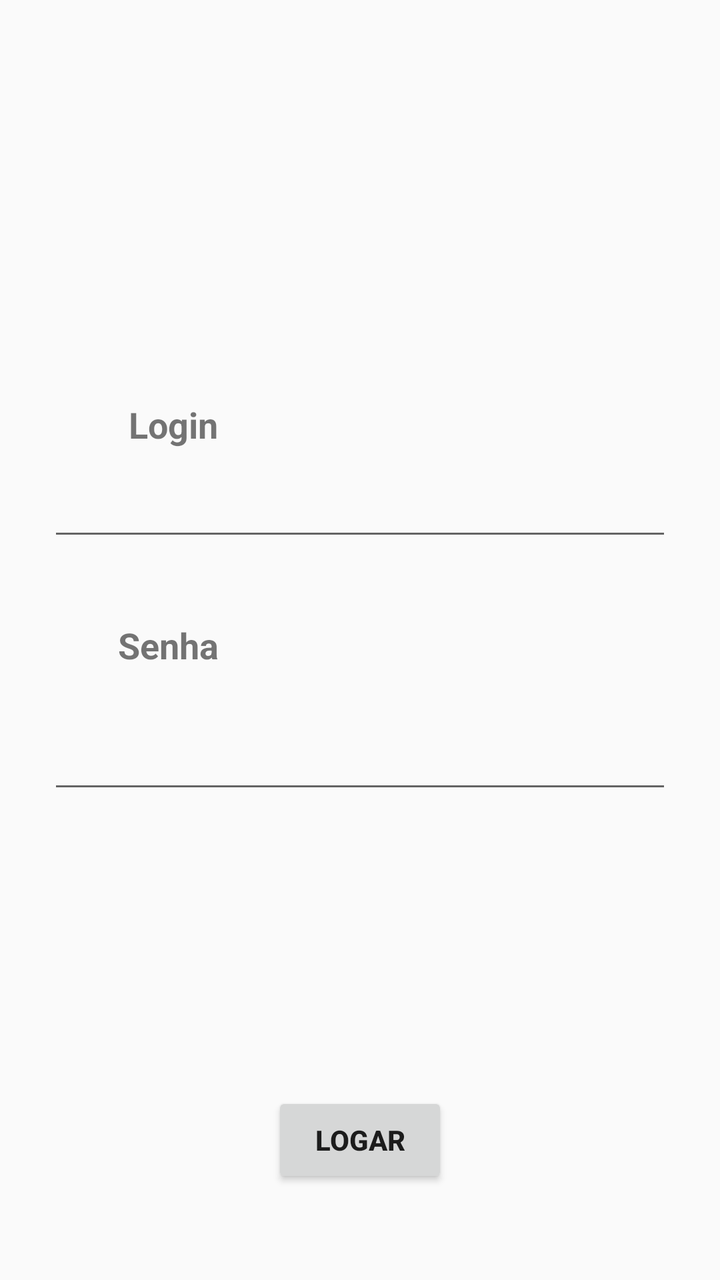
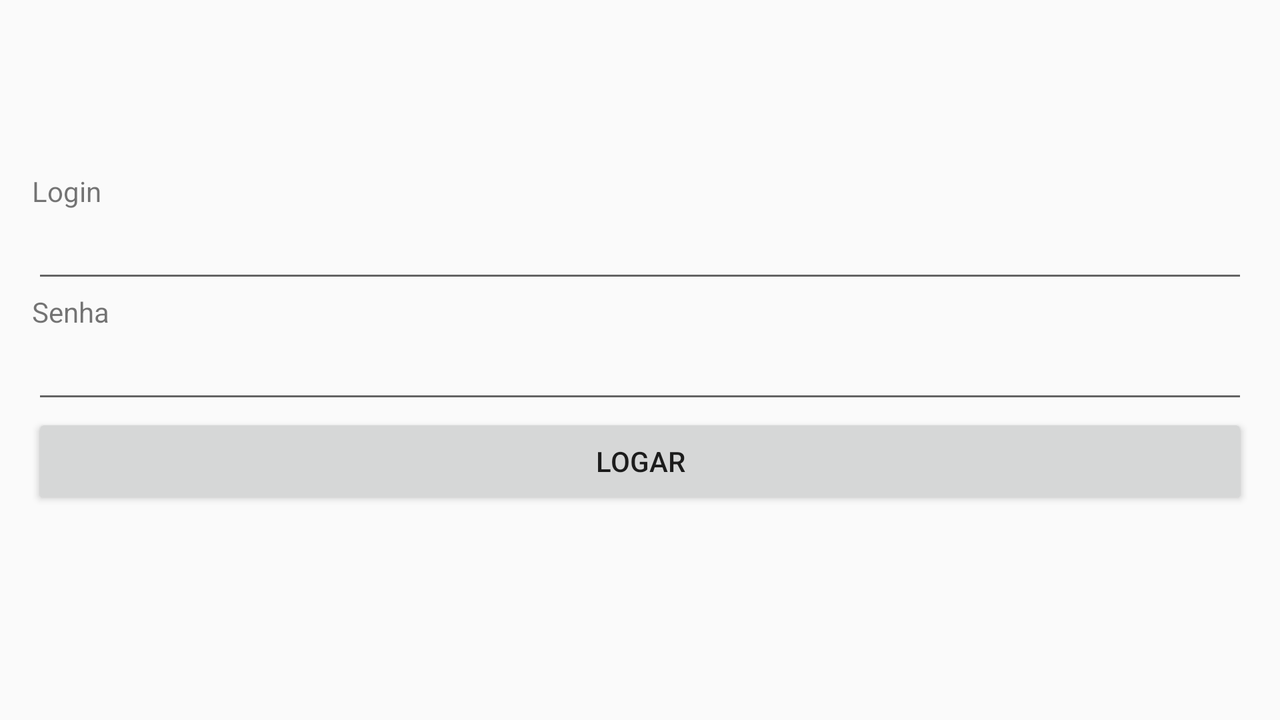

The same Android screen from two of the app's own layout files: first res/layout/ as a phone draws it, then the author's variant for another configuration, drawn on a device whose configuration selects that folder. Both files follow.
<!-- AndroidManifest.xml: activity theme AppTheme.NoActionBar -->
<!-- res/layout/activity_login.xml -->
<ScrollView xmlns:android="http://schemas.android.com/apk/res/android"
    xmlns:app="http://schemas.android.com/apk/res-auto"
    xmlns:tools="http://schemas.android.com/tools"
    android:layout_width="match_parent"
    android:layout_height="match_parent"
    android:fillViewport="true">

    <android.support.constraint.ConstraintLayout
        android:layout_width="match_parent"
        android:layout_height="match_parent"
        android:orientation="vertical"
        android:paddingBottom="@dimen/activity_vertical_margin"
        android:paddingLeft="@dimen/activity_horizontal_margin"
        android:paddingRight="@dimen/activity_horizontal_margin"
        android:paddingTop="@dimen/activity_vertical_margin"
        tools:context="com.example.testeeclipse.LoginActivity">

        <ImageView
            android:id="@+id/imageView"
            android:layout_width="250dp"
            android:layout_height="150dp"
            android:layout_gravity="center"
            android:src="@mipmap/devmedialogo"
            android:layout_marginRight="8dp"
            app:layout_constraintRight_toRightOf="parent"
            android:layout_marginLeft="8dp"
            app:layout_constraintLeft_toLeftOf="parent"
            app:layout_constraintTop_toTopOf="parent"
            android:layout_marginStart="8dp"
            android:layout_marginEnd="8dp" />

        <Button
            android:id="@+id/btnLogar"
            android:layout_width="88dp"
            android:layout_height="48dp"
            android:layout_marginEnd="8dp"
            android:layout_marginLeft="8dp"
            android:layout_marginRight="8dp"
            android:layout_marginStart="8dp"
            android:layout_marginTop="8dp"
            android:text="@string/btn_logar"
            android:textStyle="bold"
            app:layout_constraintBottom_toBottomOf="parent"
            app:layout_constraintLeft_toLeftOf="parent"
            app:layout_constraintRight_toRightOf="parent"
            app:layout_constraintTop_toBottomOf="@+id/editText2"
            app:layout_constraintVertical_bias="0.82"
            tools:layout_constraintTop_creator="1" />

        <EditText
            android:id="@+id/editText"
            android:layout_width="0dp"
            android:layout_height="wrap_content"
            android:layout_marginLeft="8dp"
            android:layout_marginRight="8dp"
            android:layout_marginTop="68dp"
            android:ems="10"
            android:fontFamily="sans-serif"
            android:gravity="center"
            android:inputType="textPersonName"
            android:lineSpacingExtra="8sp"
            android:textColor="@android:color/background_dark"
            android:textSize="18sp"
            android:textColorHint="@color/hintColor"
            android:typeface="normal"
            app:layout_constraintHorizontal_bias="0.25"
            app:layout_constraintLeft_toLeftOf="parent"
            app:layout_constraintRight_toRightOf="parent"
            app:layout_constraintTop_toBottomOf="@+id/imageView"
            android:layout_marginStart="8dp"
            android:layout_marginEnd="8dp" />

        <EditText
            android:id="@+id/editText2"
            android:layout_width="0dp"
            android:layout_height="wrap_content"
            android:layout_marginLeft="8dp"
            android:layout_marginRight="8dp"
            android:layout_marginTop="85dp"
            android:ems="10"
            android:fontFamily="sans-serif"
            android:textColorHint="@color/hintColor"
            android:gravity="center"

            android:inputType="textPassword"
            android:lineSpacingExtra="8sp"
            android:textColor="@android:color/background_dark"
            android:textSize="18sp"
            android:typeface="normal"
            app:layout_constraintLeft_toLeftOf="parent"
            app:layout_constraintRight_toRightOf="parent"
            app:layout_constraintTop_toBottomOf="@+id/editText"
            android:layout_marginStart="8dp"
            android:layout_marginEnd="8dp" />

        <TextView
            android:id="@+id/textView3"
            android:layout_width="wrap_content"
            android:layout_height="wrap_content"
            android:text="Login"
            android:textSize="18sp"
            android:textStyle="bold"
            android:typeface="normal"
            android:layout_marginLeft="8dp"
            app:layout_constraintLeft_toLeftOf="parent"
            android:layout_marginRight="8dp"
            app:layout_constraintRight_toRightOf="parent"
            android:layout_marginTop="34dp"
            app:layout_constraintTop_toBottomOf="@+id/imageView"
            app:layout_constraintHorizontal_bias="0.151"
            android:layout_marginStart="8dp"
            android:layout_marginEnd="8dp" />

        <TextView
            android:id="@+id/textView4"
            android:layout_width="wrap_content"
            android:layout_height="wrap_content"
            android:text="Senha"
            android:textSize="18sp"
            android:textStyle="bold"
            android:layout_marginTop="35dp"
            app:layout_constraintTop_toBottomOf="@+id/editText"
            android:layout_marginLeft="16dp"
            app:layout_constraintLeft_toLeftOf="parent"
            android:layout_marginRight="8dp"
            app:layout_constraintRight_toRightOf="parent"
            app:layout_constraintHorizontal_bias="0.106"
            android:layout_marginStart="16dp"
            android:layout_marginEnd="8dp" />

    </android.support.constraint.ConstraintLayout>

</ScrollView>
<!-- resources referenced by this layout -->
<resources>
  <color name="hintColor">#1a1a1a</color>
  <dimen name="activity_horizontal_margin">16dp</dimen>
  <dimen name="activity_vertical_margin">16dp</dimen>
  <string name="btn_logar">Logar</string>
  <style name="AppTheme.NoActionBar">
          <item name="windowActionBar">false</item>
          <item name="windowNoTitle">true</item>
      </style>
</resources>
<!-- res/layout-land/activity_login.xml (the author's variant of the layout above) -->
<!-- drawn on the phone turned sideways -->
<ScrollView xmlns:android="http://schemas.android.com/apk/res/android"
    xmlns:tools="http://schemas.android.com/tools"
    android:layout_width="match_parent"
    android:layout_height="match_parent">

    <LinearLayout
        android:layout_width="match_parent"
        android:layout_height="match_parent"
        android:orientation="vertical"
        android:paddingBottom="@dimen/activity_vertical_margin"
        android:paddingLeft="@dimen/activity_horizontal_margin"
        android:paddingRight="@dimen/activity_horizontal_margin"
        android:paddingTop="@dimen/activity_vertical_margin"
        tools:context="com.example.testeeclipse.LoginActivity">

        <ImageView
            android:layout_width="150dip"
            android:layout_height="70dip"
            android:layout_gravity="center"
            android:src="@mipmap/devmedialogo" />

        <TextView
            android:layout_width="wrap_content"
            android:layout_height="wrap_content"
            android:text="@string/lbl_login" />

        <EditText
            android:id="@+id/edtLogin"
            android:layout_width="match_parent"
            android:layout_height="wrap_content"
            android:inputType="text" />

        <TextView
            android:layout_width="wrap_content"
            android:layout_height="wrap_content"
            android:text="@string/lbl_senha" />

        <EditText
            android:id="@+id/edtSenha"
            android:layout_width="match_parent"
            android:layout_height="wrap_content"
            android:inputType="textPassword" />

        <Button
            android:id="@+id/btnLogar"
            android:layout_width="match_parent"
            android:layout_height="wrap_content"
            android:text="@string/btn_logar" />

    </LinearLayout>

</ScrollView>
<!-- resources referenced by the variant -->
<!-- as the phone turned sideways resolves them -->
<resources>
  <dimen name="activity_horizontal_margin">16dp</dimen>
  <dimen name="activity_vertical_margin">16dp</dimen>
  <string name="btn_logar">Logar</string>
  <string name="lbl_login">Login</string>
  <string name="lbl_senha">Senha</string>
  <style name="AppTheme.NoActionBar">
          <item name="windowActionBar">false</item>
          <item name="windowNoTitle">true</item>
      </style>
</resources>
